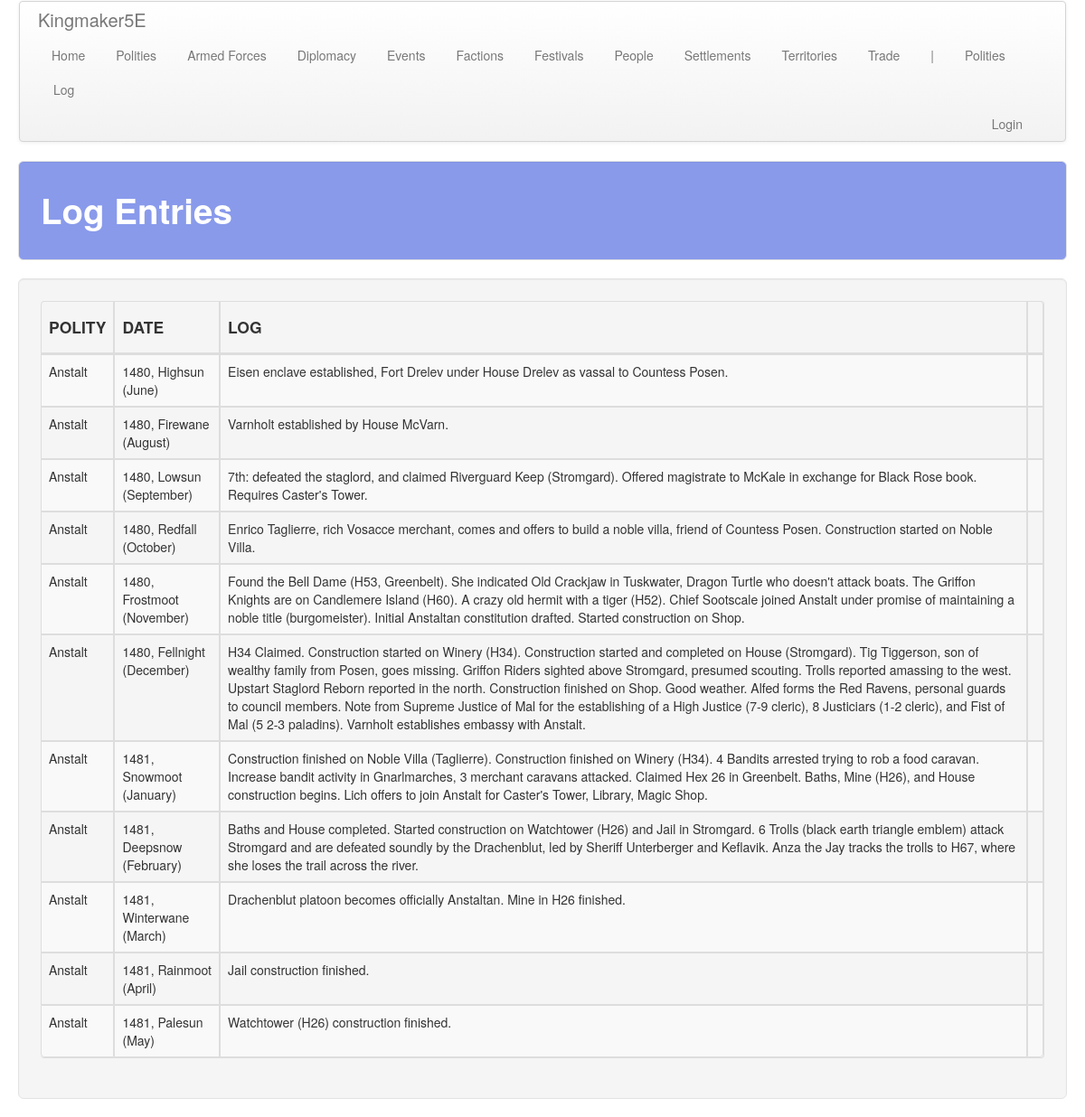
/polity/log_entries, run on the app's committed database.
### polity/models.py (models this page shows, shortened)
class LogEntry(models.Model):
    polity = models.ForeignKey(
        'polity.Polity', on_delete=models.CASCADE, default=1,
        related_name='log_entry', related_query_name='log_entry'
    )
    year = models.IntegerField(default=1480)
    month = models.ForeignKey(
        'core.Month', on_delete=models.CASCADE,
        related_name='log_entry', related_query_name='log_entry'
    )
    log = models.TextField(default="", blank=True)

class Polity(models.Model):
    name = models.CharField(max_length=default_max_length)
    government = models.ForeignKey(
        Government, on_delete=models.CASCADE,
        related_name='polity', related_query_name='polity')
    alignment_lc = models.ForeignKey(
        AlignmentLC, on_delete=models.CASCADE,
        related_name='polity', related_query_name='polity')
    alignment_ge = models.ForeignKey(
        AlignmentGE, on_delete=models.CASCADE,
        related_name='polity', related_query_name='polity')
    treasury = models.IntegerField(default=0)
    unrest = models.IntegerField(default=0)
    fame = models.IntegerField(default=0)
    infamy = models.IntegerField(default=0)
    desc = models.TextField(default="", blank=True)
    tax_edict = models.ForeignKey(
        'core.TaxEdict', on_delete=models.CASCADE,
        related_name='polity', related_query_name='polity')
    promotion_edict = models.ForeignKey(
        'core.PromotionEdict', on_delete=models.CASCADE,
        related_name='polity', related_query_name='polity')
    holiday_edict = models.ForeignKey(
        'core.HolidayEdict', on_delete=models.CASCADE,
        related_name='polity', related_query_name='polity')
    recruitment_edict = models.ForeignKey(
        'core.RecruitmentEdict', on_delete=models.CASCADE,
        related_name='polity', related_query_name='polity')
    ruler_attribute_1 = models.ForeignKey(
        Attribute, on_delete=models.SET_NULL, null=True, blank=True,
        related_name='polity_ruler_1', related_query_name='polity_ruler_1')
    ruler_attribute_2 = models.ForeignKey(
        Attribute, on_delete=models.SET_NULL, null=True, blank=True,
        related_name='polity_ruler_2', related_query_name='polity_ruler_2')
    ruler_attribute_3 = models.ForeignKey(
        Attribute, on_delete=models.SET_NULL, null=True, blank=True,
        related_name='polity_ruler_3', related_query_name='polity_ruler_3')
    spymaster_attribute = models.ForeignKey(
        Attribute, on_delete=models.SET_NULL, null=True, blank=True,
        related_name='polity_spymaster', related_query_name='polity_spymaster')

### core/models.py (models this page shows, shortened)
class Month(models.Model):
    name = models.CharField(max_length=default_max_length)
    equivalent = models.CharField(max_length=default_max_length)

### polity/views.py (the view)
# urls.py: path('log_entries', views.log_entries, name='log_entries'),
def log_entries(request):
    return show_all_items(
        request, app_name, b_obj, b_plural, sort='polity__name', sort_2='year', sort_3='month__pk'
    )

### polity/templates/polity/log_entries.html (shortened to what this page needs)
<!DOCTYPE html>
{% extends 'polity/base.html' %}
{% block table_header %}
    <th><h4>POLITY</h4></th>
    <th><h4>DATE</h4></th>
    <th><h4>LOG</h4></th>
    <th><h4></h4></th>
{% endblock %}
{% block table_body %}
    {% for log_entry in log_entries %}
        <tr>
            <td>{{ log_entry.polity.name }}</td>
            <td>{{ log_entry.year }}, {{ log_entry.month.name }} ({{ log_entry.month.equivalent }})</td>
            <td class="tb_ccell">{{ log_entry.log }}</td>
            <td style="text-align: center;">
            </td>
        </tr>
    {% endfor %}
{% endblock %}

### static/css/custom.css (style rules this page uses)
.tb_ccell { text-align: center; padding: 20px 20px 20px 20px; }

### static/css/hexagons.css (style rules this page uses)
* { margin: 0; padding: 0; }

### data on the page
LogEntry: polity.name "Anstalt", year "1480", month.name "Highsun", month.equivalent "June", log "Eisen enclave established, Fort Drelev under House Drelev as vassal to Countess Posen."
LogEntry: polity.name "Anstalt", year "1480", month.name "Firewane", month.equivalent "August", log "Varnholt established by House McVarn."
LogEntry: polity.name "Anstalt", year "1480", month.name "Lowsun", month.equivalent "September", log "7th: defeated the staglord, and claimed Riverguard Keep (Stromgard). Offered magistrate to McKale in exchange for Black Rose book. Requires Caster's Tower."
LogEntry: polity.name "Anstalt", year "1480", month.name "Redfall", month.equivalent "October", log "Enrico Taglierre, rich Vosacce merchant, comes and offers to build a noble villa, friend of Countess Posen. Construction started on Noble Villa."
LogEntry: polity.name "Anstalt", year "1480", month.name "Frostmoot", month.equivalent "November", log "Found the Bell Dame (H53, Greenbelt). She indicated Old Crackjaw in Tuskwater, Dragon Turtle who doesn't attack boats. The Griffon Knights are on Candlemere Island (H60). A crazy old hermit with a tiger (H52). Chief Sootscale joined Anstalt under promise of maintaining a noble title (burgomeister). Initial Anstaltan constitution drafted. Started construction on Shop."
LogEntry: polity.name "Anstalt", year "1480", month.name "Fellnight", month.equivalent "December", log "H34 Claimed. Construction started on Winery (H34). Construction started and completed on House (Stromgard). Tig Tiggerson, son of wealthy family from Posen, goes missing. Griffon Riders sighted above Stromgard, presumed scouting. Trolls reported amassing to the west. Upstart Staglord Reborn reported in the north. Construction finished on Shop. Good weather. Alfed forms the Red Ravens, personal guards to council members. Note from Supreme Justice of Mal for the establishing of a High Justice (7-9 cleric), 8 Justiciars (1-2 cleric), and Fist of Mal (5 2-3 paladins). Varnholt establishes embassy with Anstalt."
LogEntry: polity.name "Anstalt", year "1481", month.name "Snowmoot", month.equivalent "January", log "Construction finished on Noble Villa (Taglierre). Construction finished on Winery (H34). 4 Bandits arrested trying to rob a food caravan. Increase bandit activity in Gnarlmarches, 3 merchant caravans attacked. Claimed Hex 26 in Greenbelt. Baths, Mine (H26), and House construction begins. Lich offers to join Anstalt for Caster's Tower, Library, Magic Shop."
LogEntry: polity.name "Anstalt", year "1481", month.name "Deepsnow", month.equivalent "February", log "Baths and House completed. Started construction on Watchtower (H26) and Jail in Stromgard. 6 Trolls (black earth triangle emblem) attack Stromgard and are defeated soundly by the Drachenblut, led by Sheriff Unterberger and Keflavik. Anza the Jay tracks the trolls to H67, where she loses the trail across the river."
LogEntry: polity.name "Anstalt", year "1481", month.name "Winterwane", month.equivalent "March", log "Drachenblut platoon becomes officially Anstaltan. Mine in H26 finished."
LogEntry: polity.name "Anstalt", year "1481", month.name "Rainmoot", month.equivalent "April", log "Jail construction finished."
LogEntry: polity.name "Anstalt", year "1481", month.name "Palesun", month.equivalent "May", log "Watchtower (H26) construction finished."

### other printed values
{{ title }} "Log Entries"
